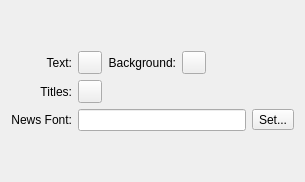
         <widget class="QWidget" name="fTabUiNews">
          <attribute name="title">
           <string>News</string>
          </attribute>
          <layout class="QVBoxLayout">
           <item>
            <spacer>
             <property name="orientation">
              <enum>Qt::Vertical</enum>
             </property>
             <property name="sizeHint" stdset="0">
              <size>
               <width>20</width>
               <height>40</height>
              </size>
             </property>
            </spacer>
           </item>
           <item>
            <layout class="QGridLayout">
             <item row="0" column="0">
              <widget class="QLabel" name="label_22">
               <property name="text">
                <string>Text:</string>
               </property>
               <property name="alignment">
                <set>Qt::AlignRight|Qt::AlignTrailing|Qt::AlignVCenter</set>
               </property>
              </widget>
             </item>
             <item row="1" column="0">
              <widget class="QLabel" name="label_24">
               <property name="text">
                <string>Titles:</string>
               </property>
               <property name="alignment">
                <set>Qt::AlignRight|Qt::AlignTrailing|Qt::AlignVCenter</set>
               </property>
              </widget>
             </item>
             <item row="2" column="0">
              <widget class="QLabel" name="label_25">
               <property name="text">
                <string>News Font:</string>
               </property>
               <property name="alignment">
                <set>Qt::AlignRight|Qt::AlignTrailing|Qt::AlignVCenter</set>
               </property>
              </widget>
             </item>
             <item row="0" column="1">
              <layout class="QHBoxLayout">
               <item>
                <widget class="WidgetColorButton" name="fBtnIfNewsText">
                 <property name="text">
                  <string/>
                 </property>
                </widget>
               </item>
               <item>
                <widget class="QLabel" name="label_23">
                 <property name="text">
                  <string>Background:</string>
                 </property>
                 <property name="alignment">
                  <set>Qt::AlignRight|Qt::AlignTrailing|Qt::AlignVCenter</set>
                 </property>
                </widget>
               </item>
               <item>
                <widget class="WidgetColorButton" name="fBtnIfNewsBack">
                 <property name="text">
                  <string/>
                 </property>
                </widget>
               </item>
               <item>
                <spacer>
                 <property name="orientation">
                  <enum>Qt::Horizontal</enum>
                 </property>
                 <property name="sizeHint" stdset="0">
                  <size>
                   <width>40</width>
                   <height>20</height>
                  </size>
                 </property>
                </spacer>
               </item>
              </layout>
             </item>
             <item row="1" column="1">
              <layout class="QHBoxLayout">
               <item>
                <widget class="WidgetColorButton" name="fBtnIfNewsTitles">
                 <property name="text">
                  <string/>
                 </property>
                </widget>
               </item>
               <item>
                <spacer>
                 <property name="orientation">
                  <enum>Qt::Horizontal</enum>
                 </property>
                 <property name="sizeHint" stdset="0">
                  <size>
                   <width>40</width>
                   <height>20</height>
                  </size>
                 </property>
                </spacer>
               </item>
              </layout>
             </item>
             <item row="2" column="1">
              <widget class="QLineEdit" name="fIfNewsFont"/>
             </item>
             <item row="2" column="2">
              <widget class="QToolButton" name="fBtnIfNewsFont">
               <property name="text">
                <string>Set...</string>
               </property>
              </widget>
             </item>
            </layout>
           </item>
           <item>
            <spacer>
             <property name="orientation">
              <enum>Qt::Vertical</enum>
             </property>
             <property name="sizeHint" stdset="0">
              <size>
               <width>20</width>
               <height>40</height>
              </size>
             </property>
            </spacer>
           </item>
          </layout>
         </widget>
